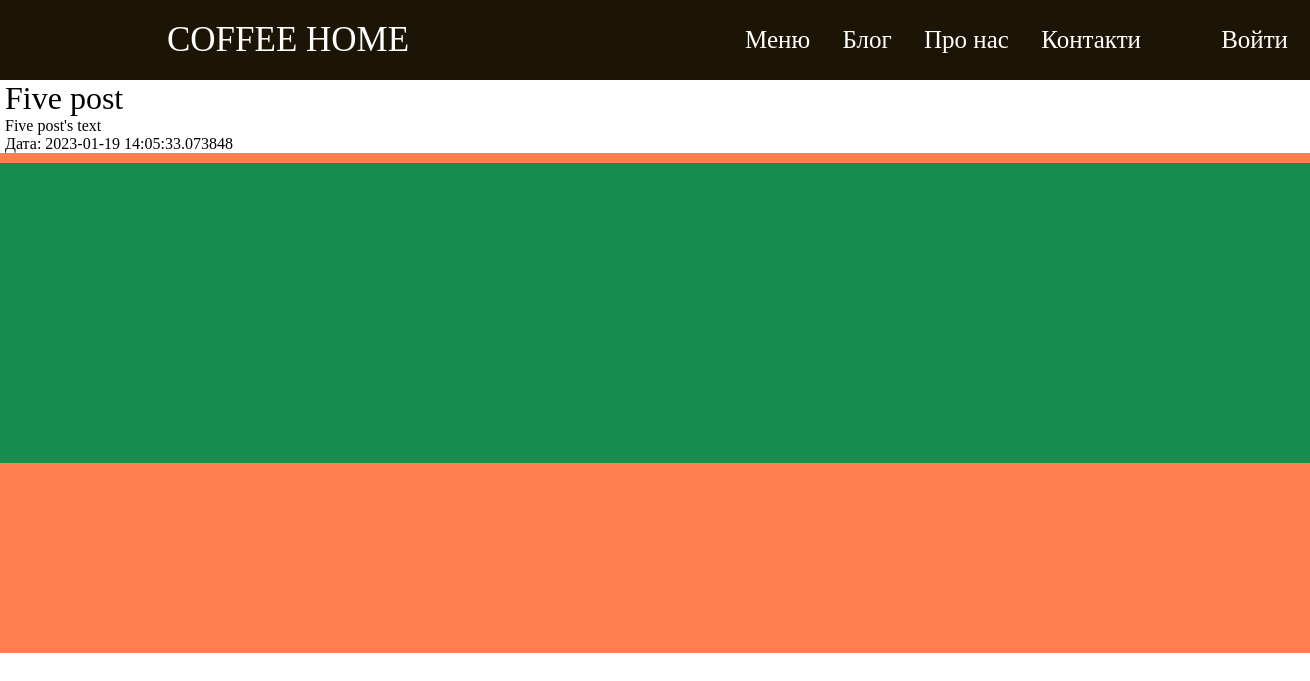
The page /blog/Five-post on the database its author committed.
### models.py (models this page shows, shortened)
class Posts(db.Model):
    id = db.Column(db.Integer, primary_key=True)
    title = db.Column(db.String(150), nullable=True)
    slug = db.Column(db.String(150), unique=True)
    text = db.Column(db.Text)
    date = db.Column(db.DateTime, default=datetime.now())

### posts/posts.py (the view)
@posts.route('/<slug>')
def post_detail(slug):
    post = Posts.query.filter(Posts.slug == slug).first_or_404()
    return render_template('posts/post_detail.html', post=post)

### posts/templates/posts/post_detail.html (shortened to what this page needs)
{% extends 'posts/base_posts.html' %}
{% block content %} {{ super() }} {% endblock %}
{% block main %}
<main>
    <div class="post-detail">
        <h1>{{ post.title }}</h1>
        <p>{{ post.text }}</p>
        <p>Дата: {{ post.date }}</p>
    </div>
</main>
{% endblock %}

### posts/static/css/style.css (style rules this page uses)
html { box-sizing: border-box; font-size: 16px; }
*, *:before, *:after { box-sizing: inherit; }
body, h1, h2, h3, h4, h5, h6, p, ol, ul { margin: 0; padding: 0; font-weight: normal; }
body { max-width: 1920px; width: 100%; margin: auto; }
main { margin-top: 80px; }
.post-detail { margin: auto; width: 1300px; }

### rows shown on the page
Posts: title "Five post", text "Five post's text", date "2023-01-19 14:05:33.073848"
